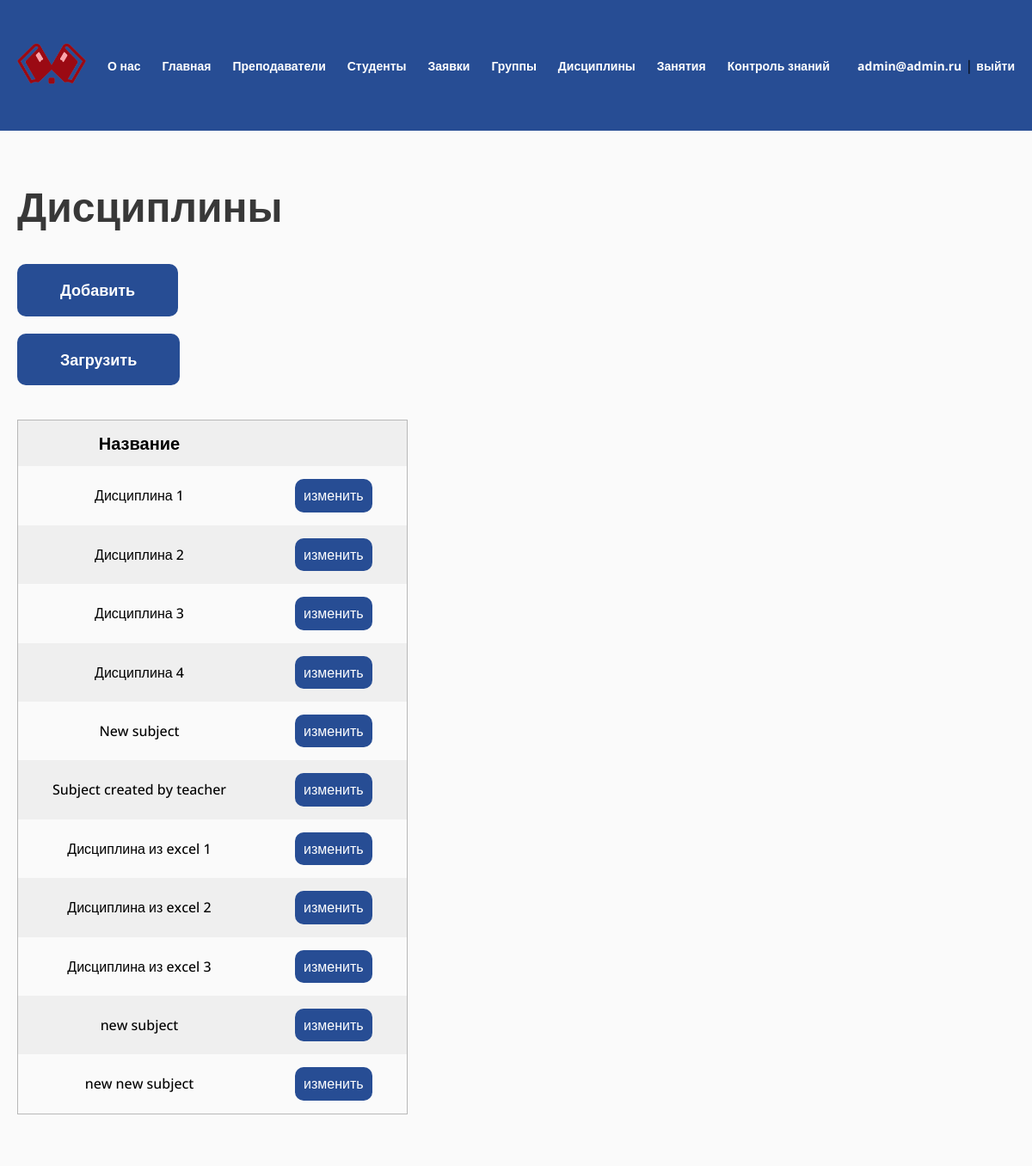
/subjects/ (signed in), run on the app's committed database.
### study/models.py (models this page shows, shortened)
class Subject(models.Model):
    name = models.CharField(max_length=128)
    class Meta:
        verbose_name = "Дисциплина"
        verbose_name_plural = "Дисциплины"

### study/views.py (the view)
# urls.py: path("subjects/", views.SubjectsListView.as_view(), name="subjects"),
@method_decorator(admin_only, name="dispatch")
class SubjectsListView(LoginRequiredMixin, ListView):
    model = Subject
    context_object_name = "objects"
    template_name = "study/subjects/list.html"

### study/templates/study/subjects/list.html (shortened to what this page needs)
{% extends "base.html" %}
{% load static %}
{% block extra_css %}
<link rel="stylesheet" href="{% static 'css/table.css' %}">
{% endblock %}
{% block content %}
<section >
    <h1 class="h1">Дисциплины</h1>
    <a href="{% url 'subject-add' %}" class="btn mt-40">Добавить</a> <a href="{% url 'subjects-upload' %}" class="btn mt-20">Загрузить</a>
    <div class="table-wrapper mt-40">
        <table class="table">
        <thead>
            <tr>
                <th>Название</th>
            </tr>
        </thead>
        <tbody>
            {% for object in objects %}
            <tr>
                <td>{{ object.name|default:"-" }}</td>
                <td>
                    <a href="{% url 'subject' object.id %}" class="btn btn-table">изменить</a>
                </td>
            </tr>
            {% endfor %}
        </tbody>
    </table>
    </div>
</section>
{% endblock %}

### templates/base.html (shortened to what this page needs)
{% load static %}
<!DOCTYPE html>
<html lang="ru">
<head>
	<link rel="stylesheet" href="{% static 'css/reset.css' %}">
	<link rel="stylesheet" href="{% static 'css/main.css' %}">
	<link rel="stylesheet" href="{% static 'css/menu.css' %}">
    {% block extra_css %}{% endblock %}
</head>
<body>
	<header class="header">
		<div class="container">
			<ul class="header-menu">
				<li><a href="{% url 'index' %}" class="logo"><img src="{% static 'img/logo.png' %}" alt=""></a></li>
				<li><a href="{% url 'about' %}">О нас</a></li>
				{% if user.is_authenticated %}
				<li><a href="{% url 'index' %}">Главная</a></li>
				{% if user.profile.type == 1 %}
				<li><a href="{% url 'teachers' %}">Преподаватели</a></li>
				<li><a href="{% url 'students' %}">Студенты</a></li>
				<li><a href="{% url 'applications' %}">Заявки</a></li>
				<li><a href="{% url 'groups' %}">Группы</a></li>
				<li><a href="{% url 'subjects' %}">Дисциплины</a></li>
				<li><a href="{% url 'lessons' %}">Занятия</a></li>
				<li><a href="{% url 'tests' %}">Контроль знаний</a></li>
				{% elif user.profile.type == 2 %}
				<li><a href="{% url 'my-group' %}">Группы</a></li>
				<li><a href="{% url 'my-subjects' %}">Дисциплины</a></li>
				<li><a href="{% url 'my-lessons' %}">Занятия</a></li>
				<li><a href="{% url 'tests' %}">Контроль знаний</a></li>
				{% endif %}
				<li class="header-menu-profile">
					<a href="{% url 'profile' %}">{{ user.username }}</a> | <a href="{% url 'logout' %}">выйти</a>
				</li>
				{% endif%}
			</ul>
		</div>
	</header>
	<main class="main">
		<div class="container">
		    {% block content %}{% endblock %}
		</div>
	</main>
</body>
</html>

### static/css/main.css (style rules this page uses)
:root { --green: #274d94; --red: #D43131; --background: #FAFAFA; --gray: #B8B8B8; --tablePrimary: #EFEFEF; --tableSecondary: #FAFAFA; }
* { padding: 0; margin: 0; box-sizing: border-box; }
html { font-family: "Open Sans", sans-serif; }
body { display: flex; flex-direction: column; min-height: 100vh; height: 100%; }
.container { max-width: 1240px; padding: 0 20px; margin: 0 auto; position: relative; }
.mt-40 { margin-top: 40px; }
.mt-20 { margin-top: 20px; }
.h1 { color: #383838; font-size: 48px; font-weight: 700; }
.btn { color: #FFF; font-size: 18px; font-weight: 700; border-radius: 10px; background: var(--green); padding: 20px 50px; text-align: center; cursor: pointer; text-decoration: none; display: block; width: fit-content; }
.btn.btn-table { padding: 10px; font-size: 16px; font-weight: 500; }
.header { padding: 50px 0; background: var(--green); }
.logo img { width: 100%; max-width: 80px; }
.main { flex: 1 1 100%; padding: 60px 0; background-color: var(--background); }

### static/css/menu.css (style rules this page uses)
ul { list-style: none; }
.header-menu { display: flex; align-items: center; gap: 25px; width: 100%; }
.header-menu a { text-decoration: none; font-weight: 700; color: white; font-size: 14px; }
.header-menu-profile { margin-left: auto; }

### static/css/table.css (style rules this page uses)
.table-wrapper { width: 100%; overflow-x: auto; }
.table { border: 1px solid var(--gray); background: var(--tablePrimary); border-collapse: collapse; }
.table td, .table th { padding: 15px 40px; text-align: center; }
.table th { color: #000; font-size: 20px; font-weight: 700; }
.table td { color: #000; font-size: 16px; font-weight: 500; }
.table tbody tr:nth-of-type(2n-1) { background: var(--tableSecondary); }

### data on the page
Subject: name "Дисциплина 1"
Subject: name "Дисциплина 2"
Subject: name "Дисциплина 3"
Subject: name "Дисциплина 4"
Subject: name "New subject"
Subject: name "Subject created by teacher"
Subject: name "Дисциплина из excel 1"
Subject: name "Дисциплина из excel 2"
Subject: name "Дисциплина из excel 3"
Subject: name "new subject"
Subject: name "new new subject"

### other printed values
{{ user.username }} "admin@admin.ru"
